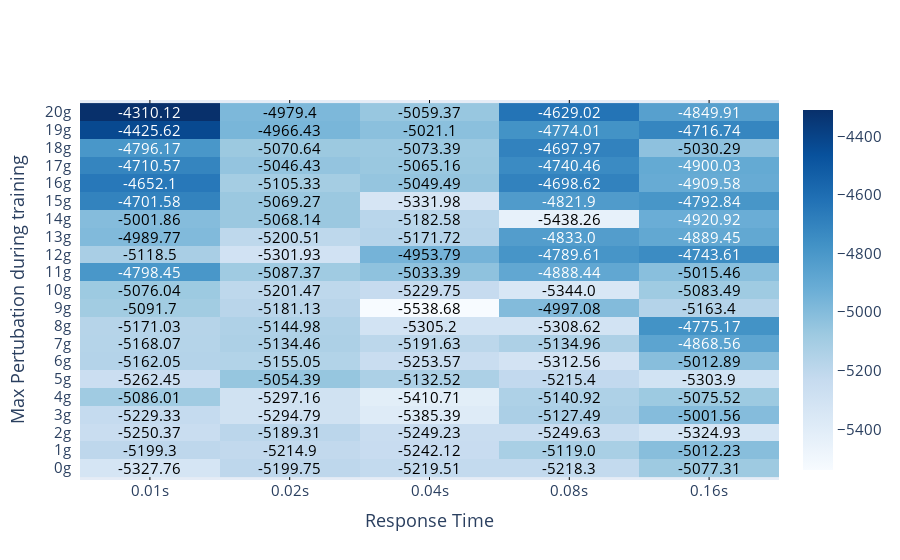

Source (notebook cell):
### Code cell
fig = ff.create_annotated_heatmap(z=control_rewards.to_numpy(),y=[str(int(i))+'g' for i in df['g_force'].unique().tolist()], 
                                  x=[str(i) + 's' for i in df['response_rate'].unique().tolist()],  
                                  annotation_text=np.around(control_rewards.to_numpy(), decimals=2), colorscale='blues', showscale=True,
                                 reversescale =False)

fig.update_layout(
#     title='Average evaluation seconds for response times vs max. pertubation during training',
    xaxis_title="Response Time",
    yaxis_title="Max Pertubation during training",
    xaxis_side='bottom',
    font=dict(size=15),
    height=700,
)
fig.show()

### Figure 1 — Plotly figure (JSON) as saved in the notebook; plotly's stock layout.template omitted (floating-point values rounded to 4 significant figures)
{"data": [{"colorscale": [[0, "rgb(247,251,255)"], [0.125, "rgb(222,235,247)"], [0.25, "rgb(198,219,239)"], [0.375, "rgb(158,202,225)"], [0.5, "rgb(107,174,214)"], [0.625, "rgb(66,146,198)"], [0.75, "rgb(33,113,181)"], [0.875, "rgb(8,81,156)"], [1, "rgb(8,48,107)"]], "reversescale": false, "showscale": true, "type": "heatmap", "x": ["0.01s", "0.02s", "0.04s", "0.08s", "0.16s"], "y": ["0g", "1g", "2g", "3g", "4g", "5g", "6g", "7g", "8g", "9g", "10g", "11g", "12g", "13g", "14g", "15g", "16g", "17g", "18g", "19g", "20g"], "z": [[-5328.0, -5200.0, -5220.0, -5218.0, -5077.0], [-5199.0, -5215.0, -5242.0, -5119.0, -5012.0], [-5250.0, -5189.0, -5249.0, -5250.0, -5325.0], [-5229.0, -5295.0, -5385.0, -5127.0, -5002.0], [-5086.0, -5297.0, -5411.0, -5141.0, -5076.0], [-5262.0, -5054.0, -5133.0, -5215.0, -5304.0], [-5162.0, -5155.0, -5254.0, -5313.0, -5013.0], [-5168.0, -5134.0, -5192.0, -5135.0, -4869.0], [-5171.0, -5145.0, -5305.0, -5309.0, -4775.0], [-5092.0, -5181.0, -5539.0, -4997.0, -5163.0], [-5076.0, -5201.0, -5230.0, -5344.0, -5083.0], [-4798.0, -5087.0, -5033.0, -4888.0, -5015.0], [-5118.0, -5302.0, -4954.0, -4790.0, -4744.0], [-4990.0, -5201.0, -5172.0, -4833.0, -4889.0], [-5002.0, -5068.0, -5183.0, -5438.0, -4921.0], [-4702.0, -5069.0, -5332.0, -4822.0, -4793.0], [-4652.0, -5105.0, -5049.0, -4699.0, -4910.0], [-4711.0, -5046.0, -5065.0, -4740.0, -4900.0], [-4796.0, -5071.0, -5073.0, -4698.0, -5030.0], [-4426.0, -4966.0, -5021.0, -4774.0, -4717.0], [-4310.0, -4979.0, -5059.0, -4629.0, -4850.0]]}], "layout": {"annotations": [{"font": {"color": "#000000"}, "showarrow": false, "text": "-5327.76", "x": "0.01s", "xref": "x", "y": "0g", "yref": "y"}, {"font": {"color": "#000000"}, "showarrow": false, "text": "-5199.75", "x": "0.02s", "xref": "x", "y": "0g", "yref": "y"}, {"font": {"color": "#000000"}, "showarrow": false, "text": "-5219.51", "x": "0.04s", "xref": "x", "y": "0g", "yref": "y"}, {"font": {"color": "#000000"}, "showarrow": false, "text": "-5218.3", "x": "0.08s", "xref": "x", "y": "0g", "yref": "y"}, {"font": {"color": "#000000"}, "showarrow": false, "text": "-5077.31", "x": "0.16s", "xref": "x", "y": "0g", "yref": "y"}, {"font": {"color": "#000000"}, "showarrow": false, "text": "-5199.3", "x": "0.01s", "xref": "x", "y": "1g", "yref": "y"}, {"font": {"color": "#000000"}, "showarrow": false, "text": "-5214.9", "x": "0.02s", "xref": "x", "y": "1g", "yref": "y"}, {"font": {"color": "#000000"}, "showarrow": false, "text": "-5242.12", "x": "0.04s", "xref": "x", "y": "1g", "yref": "y"}, {"font": {"color": "#000000"}, "showarrow": false, "text": "-5119.0", "x": "0.08s", "xref": "x", "y": "1g", "yref": "y"}, {"font": {"color": "#000000"}, "showarrow": false, "text": "-5012.23", "x": "0.16s", "xref": "x", "y": "1g", "yref": "y"}, {"font": {"color": "#000000"}, "showarrow": false, "text": "-5250.37", "x": "0.01s", "xref": "x", "y": "2g", "yref": "y"}, {"font": {"color": "#000000"}, "showarrow": false, "text": "-5189.31", "x": "0.02s", "xref": "x", "y": "2g", "yref": "y"}, {"font": {"color": "#000000"}, "showarrow": false, "text": "-5249.23", "x": "0.04s", "xref": "x", "y": "2g", "yref": "y"}, {"font": {"color": "#000000"}, "showarrow": false, "text": "-5249.63", "x": "0.08s", "xref": "x", "y": "2g", "yref": "y"}, {"font": {"color": "#000000"}, "showarrow": false, "text": "-5324.93", "x": "0.16s", "xref": "x", "y": "2g", "yref": "y"}, {"font": {"color": "#000000"}, "showarrow": false, "text": "-5229.33", "x": "0.01s", "xref": "x", "y": "3g", "yref": "y"}, {"font": {"color": "#000000"}, "showarrow": false, "text": "-5294.79", "x": "0.02s", "xref": "x", "y": "3g", "yref": "y"}, {"font": {"color": "#000000"}, "showarrow": false, "text": "-5385.39", "x": "0.04s", "xref": "x", "y": "3g", "yref": "y"}, {"font": {"color": "#000000"}, "showarrow": false, "text": "-5127.49", "x": "0.08s", "xref": "x", "y": "3g", "yref": "y"}, {"font": {"color": "#000000"}, "showarrow": false, "text": "-5001.56", "x": "0.16s", "xref": "x", "y": "3g", "yref": "y"}, {"font": {"color": "#000000"}, "showarrow": false, "text": "-5086.01", "x": "0.01s", "xref": "x", "y": "4g", "yref": "y"}, {"font": {"color": "#000000"}, "showarrow": false, "text": "-5297.16", "x": "0.02s", "xref": "x", "y": "4g", "yref": "y"}, {"font": {"color": "#000000"}, "showarrow": false, "text": "-5410.71", "x": "0.04s", "xref": "x", "y": "4g", "yref": "y"}, {"font": {"color": "#000000"}, "showarrow": false, "text": "-5140.92", "x": "0.08s", "xref": "x", "y": "4g", "yref": "y"}, {"font": {"color": "#000000"}, "showarrow": false, "text": "-5075.52", "x": "0.16s", "xref": "x", "y": "4g", "yref": "y"}, {"font": {"color": "#000000"}, "showarrow": false, "text": "-5262.45", "x": "0.01s", "xref": "x", "y": "5g", "yref": "y"}, {"font": {"color": "#000000"}, "showarrow": false, "text": "-5054.39", "x": "0.02s", "xref": "x", "y": "5g", "yref": "y"}, {"font": {"color": "#000000"}, "showarrow": false, "text": "-5132.52", "x": "0.04s", "xref": "x", "y": "5g", "yref": "y"}, {"font": {"color": "#000000"}, "showarrow": false, "text": "-5215.4", "x": "0.08s", "xref": "x", "y": "5g", "yref": "y"}, {"font": {"color": "#000000"}, "showarrow": false, "text": "-5303.9", "x": "0.16s", "xref": "x", "y": "5g", "yref": "y"}, {"font": {"color": "#000000"}, "showarrow": false, "text": "-5162.05", "x": "0.01s", "xref": "x", "y": "6g", "yref": "y"}, {"font": {"color": "#000000"}, "showarrow": false, "text": "-5155.05", "x": "0.02s", "xref": "x", "y": "6g", "yref": "y"}, {"font": {"color": "#000000"}, "showarrow": false, "text": "-5253.57", "x": "0.04s", "xref": "x", "y": "6g", "yref": "y"}, {"font": {"color": "#000000"}, "showarrow": false, "text": "-5312.56", "x": "0.08s", "xref": "x", "y": "6g", "yref": "y"}, {"font": {"color": "#000000"}, "showarrow": false, "text": "-5012.89", "x": "0.16s", "xref": "x", "y": "6g", "yref": "y"}, {"font": {"color": "#000000"}, "showarrow": false, "text": "-5168.07", "x": "0.01s", "xref": "x", "y": "7g", "yref": "y"}, {"font": {"color": "#000000"}, "showarrow": false, "text": "-5134.46", "x": "0.02s", "xref": "x", "y": "7g", "yref": "y"}, {"font": {"color": "#000000"}, "showarrow": false, "text": "-5191.63", "x": "0.04s", "xref": "x", "y": "7g", "yref": "y"}, {"font": {"color": "#000000"}, "showarrow": false, "text": "-5134.96", "x": "0.08s", "xref": "x", "y": "7g", "yref": "y"}, {"font": {"color": "#FFFFFF"}, "showarrow": false, "text": "-4868.56", "x": "0.16s", "xref": "x", "y": "7g", "yref": "y"}, {"font": {"color": "#000000"}, "showarrow": false, "text": "-5171.03", "x": "0.01s", "xref": "x", "y": "8g", "yref": "y"}, {"font": {"color": "#000000"}, "showarrow": false, "text": "-5144.98", "x": "0.02s", "xref": "x", "y": "8g", "yref": "y"}, {"font": {"color": "#000000"}, "showarrow": false, "text": "-5305.2", "x": "0.04s", "xref": "x", "y": "8g", "yref": "y"}, {"font": {"color": "#000000"}, "showarrow": false, "text": "-5308.62", "x": "0.08s", "xref": "x", "y": "8g", "yref": "y"}, {"font": {"color": "#FFFFFF"}, "showarrow": false, "text": "-4775.17", "x": "0.16s", "xref": "x", "y": "8g", "yref": "y"}, {"font": {"color": "#000000"}, "showarrow": false, "text": "-5091.7", "x": "0.01s", "xref": "x", "y": "9g", "yref": "y"}, {"font": {"color": "#000000"}, "showarrow": false, "text": "-5181.13", "x": "0.02s", "xref": "x", "y": "9g", "yref": "y"}, {"font": {"color": "#000000"}, "showarrow": false, "text": "-5538.68", "x": "0.04s", "xref": "x", "y": "9g", "yref": "y"}, {"font": {"color": "#000000"}, "showarrow": false, "text": "-4997.08", "x": "0.08s", "xref": "x", "y": "9g", "yref": "y"}, {"font": {"color": "#000000"}, "showarrow": false, "text": "-5163.4", "x": "0.16s", "xref": "x", "y": "9g", "yref": "y"}, {"font": {"color": "#000000"}, "showarrow": false, "text": "-5076.04", "x": "0.01s", "xref": "x", "y": "10g", "yref": "y"}, {"font": {"color": "#000000"}, "showarrow": false, "text": "-5201.47", "x": "0.02s", "xref": "x", "y": "10g", "yref": "y"}, {"font": {"color": "#000000"}, "showarrow": false, "text": "-5229.75", "x": "0.04s", "xref": "x", "y": "10g", "yref": "y"}, {"font": {"color": "#000000"}, "showarrow": false, "text": "-5344.0", "x": "0.08s", "xref": "x", "y": "10g", "yref": "y"}, {"font": {"color": "#000000"}, "showarrow": false, "text": "-5083.49", "x": "0.16s", "xref": "x", "y": "10g", "yref": "y"}, {"font": {"color": "#FFFFFF"}, "showarrow": false, "text": "-4798.45", "x": "0.01s", "xref": "x", "y": "11g", "yref": "y"}, {"font": {"color": "#000000"}, "showarrow": false, "text": "-5087.37", "x": "0.02s", "xref": "x", "y": "11g", "yref": "y"}, {"font": {"color": "#000000"}, "showarrow": false, "text": "-5033.39", "x": "0.04s", "xref": "x", "y": "11g", "yref": "y"}, {"font": {"color": "#FFFFFF"}, "showarrow": false, "text": "-4888.44", "x": "0.08s", "xref": "x", "y": "11g", "yref": "y"}, {"font": {"color": "#000000"}, "showarrow": false, "text": "-5015.46", "x": "0.16s", "xref": "x", "y": "11g", "yref": "y"}, {"font": {"color": "#000000"}, "showarrow": false, "text": "-5118.5", "x": "0.01s", "xref": "x", "y": "12g", "yref": "y"}, {"font": {"color": "#000000"}, "showarrow": false, "text": "-5301.93", "x": "0.02s", "xref": "x", "y": "12g", "yref": "y"}, {"font": {"color": "#000000"}, "showarrow": false, "text": "-4953.79", "x": "0.04s", "xref": "x", "y": "12g", "yref": "y"}, {"font": {"color": "#FFFFFF"}, "showarrow": false, "text": "-4789.61", "x": "0.08s", "xref": "x", "y": "12g", "yref": "y"}, {"font": {"color": "#FFFFFF"}, "showarrow": false, "text": "-4743.61", "x": "0.16s", "xref": "x", "y": "12g", "yref": "y"}, {"font": {"color": "#000000"}, "showarrow": false, "text": "-4989.77", "x": "0.01s", "xref": "x", "y": "13g", "yref": "y"}, {"font": {"color": "#000000"}, "showarrow": false, "text": "-5200.51", "x": "0.02s", "xref": "x", "y": "13g", "yref": "y"}, {"font": {"color": "#000000"}, "showarrow": false, "text": "-5171.72", "x": "0.04s", "xref": "x", "y": "13g", "yref": "y"}, {"font": {"color": "#FFFFFF"}, "showarrow": false, "text": "-4833.0", "x": "0.08s", "xref": "x", "y": "13g", "yref": "y"}, {"font": {"color": "#FFFFFF"}, "showarrow": false, "text": "-4889.45", "x": "0.16s", "xref": "x", "y": "13g", "yref": "y"}, {"font": {"color": "#000000"}, "showarrow": false, "text": "-5001.86", "x": "0.01s", "xref": "x", "y": "14g", "yref": "y"}, {"font": {"color": "#000000"}, "showarrow": false, "text": "-5068.14", "x": "0.02s", "xref": "x", "y": "14g", "yref": "y"}, {"font": {"color": "#000000"}, "showarrow": false, "text": "-5182.58", "x": "0.04s", "xref": "x", "y": "14g", "yref": "y"}, {"font": {"color": "#000000"}, "showarrow": false, "text": "-5438.26", "x": "0.08s", "xref": "x", "y": "14g", "yref": "y"}, {"font": {"color": "#FFFFFF"}, "showarrow": false, "text": "-4920.92", "x": "0.16s", "xref": "x", "y": "14g", "yref": "y"}, {"font": {"color": "#FFFFFF"}, "showarrow": false, "text": "-4701.58", "x": "0.01s", "xref": "x", "y": "15g", "yref": "y"}, {"font": {"color": "#000000"}, "showarrow": false, "text": "-5069.27", "x": "0.02s", "xref": "x", "y": "15g", "yref": "y"}, {"font": {"color": "#000000"}, "showarrow": false, "text": "-5331.98", "x": "0.04s", "xref": "x", "y": "15g", "yref": "y"}, {"font": {"color": "#FFFFFF"}, "showarrow": false, "text": "-4821.9", "x": "0.08s", "xref": "x", "y": "15g", "yref": "y"}, {"font": {"color": "#FFFFFF"}, "showarrow": false, "text": "-4792.84", "x": "0.16s", "xref": "x", "y": "15g", "yref": "y"}, {"font": {"color": "#FFFFFF"}, "showarrow": false, "text": "-4652.1", "x": "0.01s", "xref": "x", "y": "16g", "yref": "y"}, {"font": {"color": "#000000"}, "showarrow": false, "text": "-5105.33", "x": "0.02s", "xref": "x", "y": "16g", "yref": "y"}, {"font": {"color": "#000000"}, "showarrow": false, "text": "-5049.49", "x": "0.04s", "xref": "x", "y": "16g", "yref": "y"}, {"font": {"color": "#FFFFFF"}, "showarrow": false, "text": "-4698.62", "x": "0.08s", "xref": "x", "y": "16g", "yref": "y"}, {"font": {"color": "#FFFFFF"}, "showarrow": false, "text": "-4909.58", "x": "0.16s", "xref": "x", "y": "16g", "yref": "y"}, {"font": {"color": "#FFFFFF"}, "showarrow": false, "text": "-4710.57", "x": "0.01s", "xref": "x", "y": "17g", "yref": "y"}, {"font": {"color": "#000000"}, "showarrow": false, "text": "-5046.43", "x": "0.02s", "xref": "x", "y": "17g", "yref": "y"}, {"font": {"color": "#000000"}, "showarrow": false, "text": "-5065.16", "x": "0.04s", "xref": "x", "y": "17g", "yref": "y"}, {"font": {"color": "#FFFFFF"}, "showarrow": false, "text": "-4740.46", "x": "0.08s", "xref": "x", "y": "17g", "yref": "y"}, {"font": {"color": "#FFFFFF"}, "showarrow": false, "text": "-4900.03", "x": "0.16s", "xref": "x", "y": "17g", "yref": "y"}, {"font": {"color": "#FFFFFF"}, "showarrow": false, "text": "-4796.17", "x": "0.01s", "xref": "x", "y": "18g", "yref": "y"}, {"font": {"color": "#000000"}, "showarrow": false, "text": "-5070.64", "x": "0.02s", "xref": "x", "y": "18g", "yref": "y"}, {"font": {"color": "#000000"}, "showarrow": false, "text": "-5073.39", "x": "0.04s", "xref": "x", "y": "18g", "yref": "y"}, {"font": {"color": "#FFFFFF"}, "showarrow": false, "text": "-4697.97", "x": "0.08s", "xref": "x", "y": "18g", "yref": "y"}, {"font": {"color": "#000000"}, "showarrow": false, "text": "-5030.29", "x": "0.16s", "xref": "x", "y": "18g", "yref": "y"}, {"font": {"color": "#FFFFFF"}, "showarrow": false, "text": "-4425.62", "x": "0.01s", "xref": "x", "y": "19g", "yref": "y"}, {"font": {"color": "#000000"}, "showarrow": false, "text": "-4966.43", "x": "0.02s", "xref": "x", "y": "19g", "yref": "y"}, {"font": {"color": "#000000"}, "showarrow": false, "text": "-5021.1", "x": "0.04s", "xref": "x", "y": "19g", "yref": "y"}, {"font": {"color": "#FFFFFF"}, "showarrow": false, "text": "-4774.01", "x": "0.08s", "xref": "x", "y": "19g", "yref": "y"}, {"font": {"color": "#FFFFFF"}, "showarrow": false, "text": "-4716.74", "x": "0.16s", "xref": "x", "y": "19g", "yref": "y"}, {"font": {"color": "#FFFFFF"}, "showarrow": false, "text": "-4310.12", "x": "0.01s", "xref": "x", "y": "20g", "yref": "y"}, {"font": {"color": "#000000"}, "showarrow": false, "text": "-4979.4", "x": "0.02s", "xref": "x", "y": "20g", "yref": "y"}, {"font": {"color": "#000000"}, "showarrow": false, "text": "-5059.37", "x": "0.04s", "xref": "x", "y": "20g", "yref": "y"}, {"font": {"color": "#FFFFFF"}, "showarrow": false, "text": "-4629.02", "x": "0.08s", "xref": "x", "y": "20g", "yref": "y"}, {"font": {"color": "#FFFFFF"}, "showarrow": false, "text": "-4849.91", "x": "0.16s", "xref": "x", "y": "20g", "yref": "y"}], "autosize": true, "font": {"size": 15}, "xaxis": {"autorange": true, "dtick": 1, "gridcolor": "rgb(0, 0, 0)", "range": [-0.5, 4.5], "side": "bottom", "ticks": "", "title": {"text": "Response Time"}, "type": "category"}, "yaxis": {"autorange": true, "dtick": 1, "range": [-0.5, 20.5], "ticks": "", "ticksuffix": "  ", "title": {"text": "Max Pertubation during training"}, "type": "category"}}}
